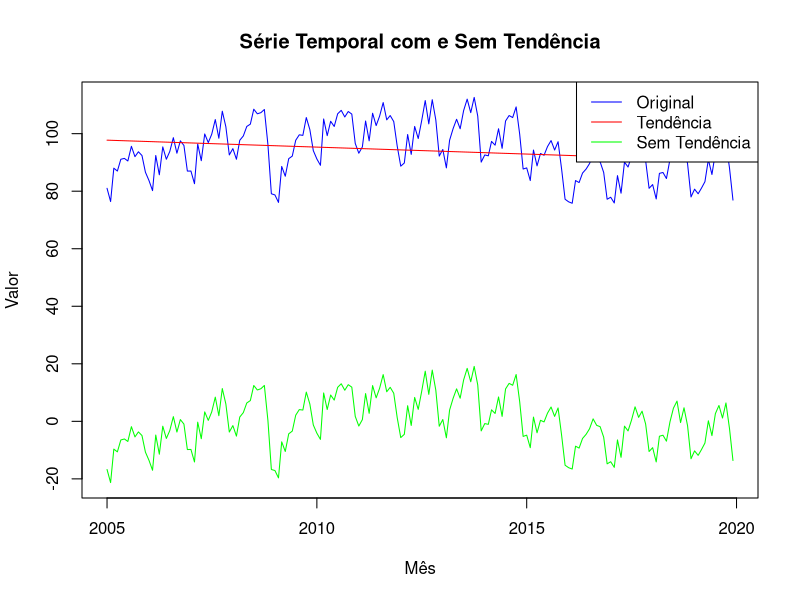

Write the R code that produced this figure.
install.packages('readxl')
install.packages('dplyr')
install.packages('openxlsx')


library(readxl) 
library(dplyr)
library(openxlsx)

dados <- read_excel("pim.xlsx")


dados = dados %>%
  mutate(Month_num = as.numeric(format(Month, '%Y')) * 12 + as.numeric(format(Month, '%m')))


model <- lm(Value ~ Month_num, data = dados)


dados = dados %>%
  mutate(Tendencia = predict(model)) %>%  
  mutate(Value_detrended = Value - Tendencia)


head(dados)

if(!dir.exists('tendencia')){
  dir.create('tendencia')
}

write.csv(dados, 'tendencia/pim_sem_tendencia.csv', row.names = FALSE)
write.xlsx(dados, 'tendencia/pim_sem_tendencia.xlsx')


pdf(file = 'tendencia/grafico-ten.pdf', width = 8, height = 6)

plot(dados$Month, dados$Value,
     type = 'l',
     col = 'blue',
     main = "Série Temporal com e Sem Tendência",
     xlab = "Mês",
     ylab = "Valor",
     ylim = c(min(dados$Value_detrended, na.rm = TRUE), 
              max(dados$Value, na.rm = TRUE)))


lines(dados$Month, dados$Tendencia,
      col = 'red')


lines(dados$Month, dados$Value_detrended,
      col = 'green')


legend('topright',
       legend = c('Original', 'Tendência', 'Sem Tendência'),
       col = c('blue', 'red', 'green'),       
       lty = 1)

dev.off()
